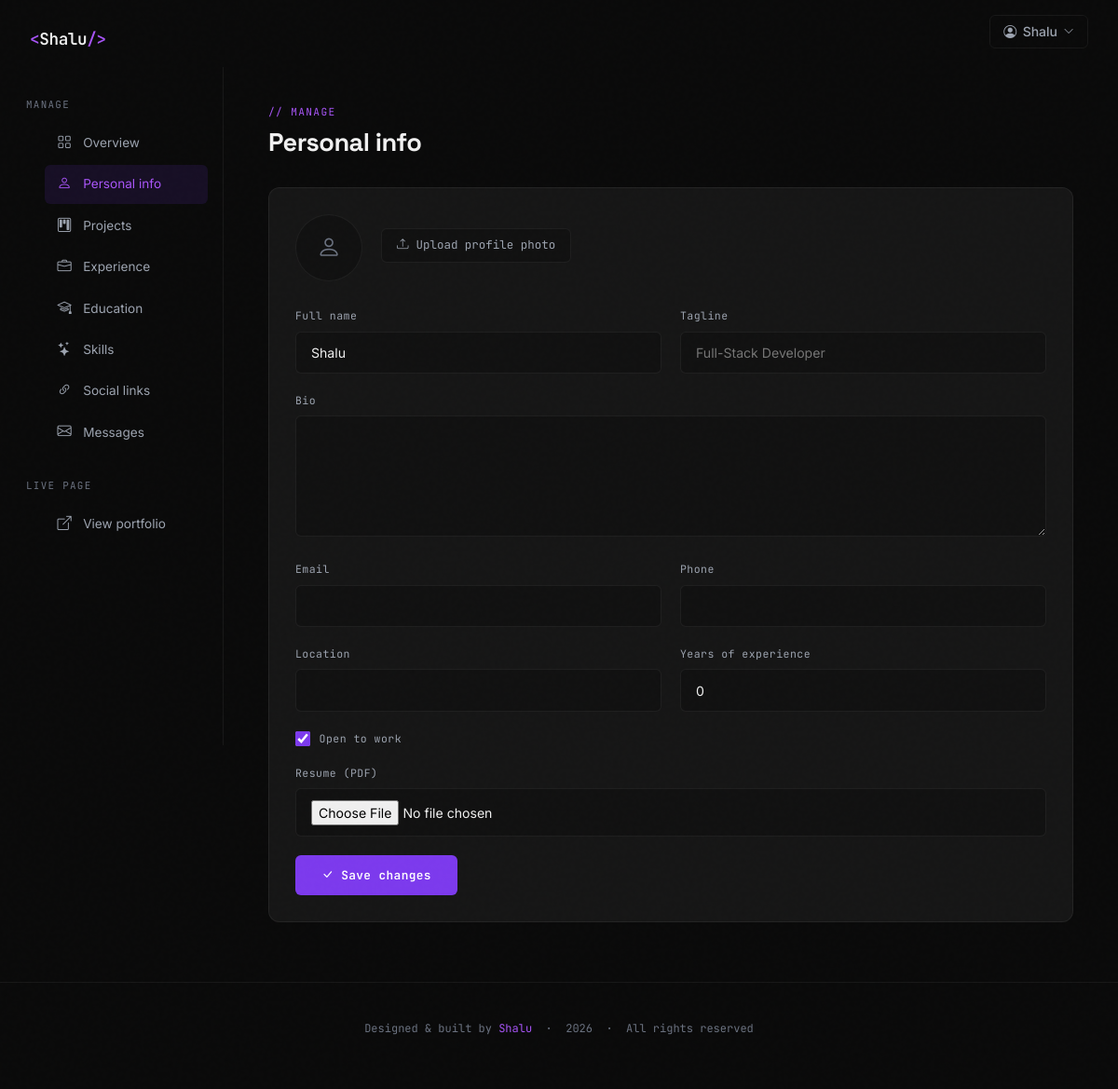
The page /dashboard/personal/ (signed in) on the database as committed earlier.
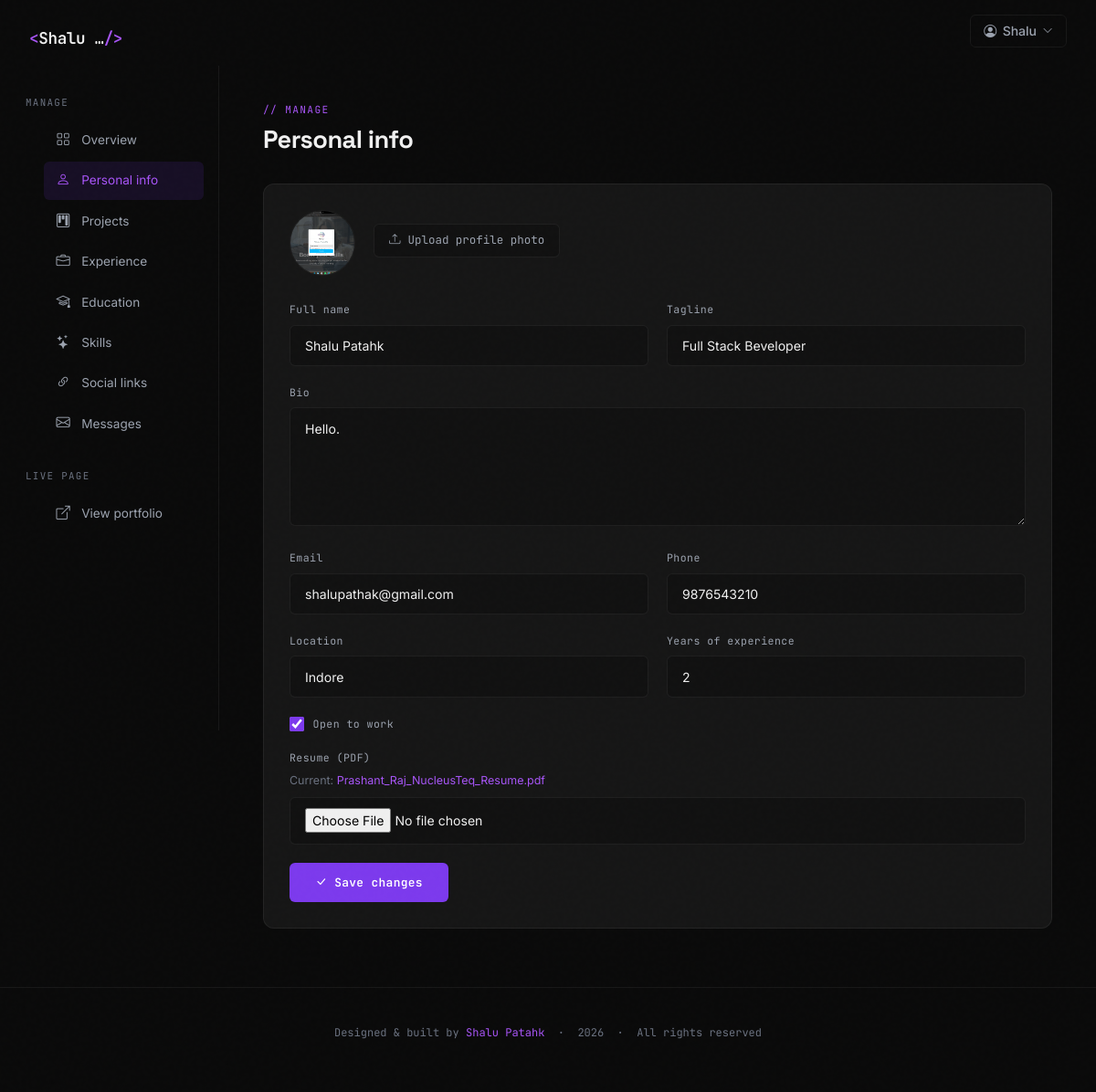
The same page on the database as committed later.
### portfolio/models.py (models this page shows, shortened)
class PersonalInfo(models.Model):
    user           = models.OneToOneField(User, on_delete=models.CASCADE, related_name='personal_info')
    full_name      = models.CharField(max_length=60)
    tagline        = models.CharField(max_length=200)
    bio            = models.TextField()
    profile_image  = models.ImageField(upload_to='portfolio/profile/', blank=True, null=True)
    resume_file    = models.FileField(upload_to='portfolio/resume/', blank=True, null=True)
    email          = models.EmailField()
    phone          = models.CharField(max_length=20, blank=True)
    location       = models.CharField(max_length=200, blank=True)
    years_experience = models.PositiveIntegerField(default=0)
    open_to_work   = models.BooleanField(default=True)
    updated_at = models.DateTimeField(auto_now=True)

### portfolio/views.py (the view)
# urls.py: path('dashboard/personal/',           views.edit_personal,       name='edit_personal'),
@login_required
def edit_personal(request):
    info, _ = PersonalInfo.objects.get_or_create(user=request.user)
    if request.method == 'POST':
        form = PersonalInfoForm(request.POST, request.FILES, instance=info)
        if form.is_valid():
            form.save()
            messages.success(request, 'Personal info updated.')
            return redirect('edit_personal')
    else:
        form = PersonalInfoForm(instance=info)
    return render(request, 'dashboard/personal.html', {'form': form, 'info': info, 'active_nav': 'personal'})

### portfolio/forms.py
class PersonalInfoForm(forms.ModelForm):
    class Meta:
        model   = PersonalInfo
        exclude = ['user', 'updated_at']
        widgets = {
            'bio':      forms.Textarea(attrs={'rows': 6}),
            'tagline':  forms.TextInput(),
            'location': forms.TextInput(),
        }

### templates/dashboard/personal.html (shortened to what this page needs)
{% extends "dashboard/base.html" %}
{% block dash_content %}
<div class="dash-header">
  <div class="dash-eyebrow">// manage</div>
  <h1 class="dash-title">Personal info</h1>
</div>
<div class="dash-card">
  <form method="POST" enctype="multipart/form-data">
    <div class="pi-avatar-row">
      {% if info.profile_image %}
        <img src="{{ info.profile_image.url }}" class="pi-avatar" alt="">
      {% else %}
        <div class="pi-avatar-placeholder"><i class="bi bi-person"></i></div>
      {% endif %}
      <div>
        <label class="pi-file-label">
          <i class="bi bi-upload"></i> Upload profile photo
        </label>
      </div>
    </div>
    <div class="dash-row-2">
      <div class="dash-field">
        <label class="dash-label" for="id_full_name">Full name</label>
        <input class="dash-input" type="text" id="id_full_name" name="full_name" value="{{ info.full_name }}" required>
      </div>
      <div class="dash-field">
        <label class="dash-label" for="id_tagline">Tagline</label>
        <input class="dash-input" type="text" id="id_tagline" name="tagline" value="{{ info.tagline }}" placeholder="Full-Stack Developer">
      </div>
    </div>
    <div class="dash-field">
      <label class="dash-label" for="id_bio">Bio</label>
      <textarea class="dash-textarea dash-input" id="id_bio" name="bio" rows="5">{{ info.bio }}</textarea>
    </div>
    <div class="dash-row-2">
      <div class="dash-field">
        <label class="dash-label" for="id_email">Email</label>
        <input class="dash-input" type="email" id="id_email" name="email" value="{{ info.email }}" required>
      </div>
      <div class="dash-field">
        <label class="dash-label" for="id_phone">Phone</label>
        <input class="dash-input" type="text" id="id_phone" name="phone" value="{{ info.phone }}">
      </div>
    </div>
    <div class="dash-row-2">
      <div class="dash-field">
        <label class="dash-label" for="id_location">Location</label>
        <input class="dash-input" type="text" id="id_location" name="location" value="{{ info.location }}">
      </div>
      <div class="dash-field">
        <label class="dash-label" for="id_years_experience">Years of experience</label>
        <input class="dash-input" type="number" min="0" id="id_years_experience" name="years_experience" value="{{ info.years_experience }}">
      </div>
    </div>
    <div class="dash-field dash-checkbox-row">
      <input type="checkbox" id="id_open_to_work" name="open_to_work" {% if info.open_to_work %}checked{% endif %}>
      <label class="dash-label" for="id_open_to_work" style="margin:0;">Open to work</label>
    </div>
    <div class="dash-field">
      <label class="dash-label" for="id_resume_file">Resume (PDF)</label>
      {% if info.resume_file %}
        <div class="pi-current-file" style="margin-bottom:.5rem;">
          Current: <a href="{{ info.resume_file.url }}" target="_blank">{{ info.resume_file.name|cut:"portfolio/resume/" }}</a>
        </div>
      {% endif %}
      <input class="dash-input" type="file" id="id_resume_file" name="resume_file" accept="application/pdf">
    </div>
    <button type="submit" class="btn-primary-custom"><i class="bi bi-check-lg"></i> Save changes</button>
  </form>
</div>
{% endblock %}

### templates/dashboard/base.html (shortened to what this page needs)
{% extends "layout.html" %}
{% block content %}
<div class="dash-wrap">
  <aside class="dash-sidebar">
    <div class="dash-sidebar-title">Manage</div>
    <ul class="dash-nav">
      <li><a href="{% url 'dashboard' %}" class="{% if active_nav == 'overview' %}active{% endif %}"><i class="bi bi-grid"></i> Overview</a></li>
      <li><a href="{% url 'edit_personal' %}" class="{% if active_nav == 'personal' %}active{% endif %}"><i class="bi bi-person"></i> Personal info</a></li>
      <li><a href="{% url 'manage_projects' %}" class="{% if active_nav == 'projects' %}active{% endif %}"><i class="bi bi-kanban"></i> Projects</a></li>
      <li><a href="{% url 'manage_experience' %}" class="{% if active_nav == 'experience' %}active{% endif %}"><i class="bi bi-briefcase"></i> Experience</a></li>
      <li><a href="{% url 'manage_education' %}" class="{% if active_nav == 'education' %}active{% endif %}"><i class="bi bi-mortarboard"></i> Education</a></li>
      <li><a href="{% url 'manage_skills' %}" class="{% if active_nav == 'skills' %}active{% endif %}"><i class="bi bi-stars"></i> Skills</a></li>
      <li><a href="{% url 'manage_social' %}" class="{% if active_nav == 'social' %}active{% endif %}"><i class="bi bi-link-45deg"></i> Social links</a></li>
      <li><a href="{% url 'view_messages' %}" class="{% if active_nav == 'messages' %}active{% endif %}"><i class="bi bi-envelope"></i> Messages</a></li>
    </ul>
    <div class="dash-sidebar-title">Live page</div>
    <ul class="dash-nav">
      <li><a href="/{{ request.user.profile.username_slug }}/" target="_blank"><i class="bi bi-box-arrow-up-right"></i> View portfolio</a></li>
    </ul>
  </aside>
  <main class="dash-main">
    {% block dash_content %}{% endblock %}
  </main>
</div>
{% endblock %}

### templates/layout.html (shortened to what this page needs)
{% load static %}
<!DOCTYPE html>
<html lang="en">
<head>
    <link href="https://cdn.jsdelivr.net/npm/bootstrap@5.3.3/dist/css/bootstrap.min.css" rel="stylesheet">
    <link rel="stylesheet" href="https://cdn.jsdelivr.net/npm/bootstrap-icons@1.11.3/font/bootstrap-icons.min.css">
    <link href="https://unpkg.com/aos@2.3.4/dist/aos.css" rel="stylesheet">
</head>
<body>
    <nav class="navbar-custom" id="navbar">
        <div class="navbar-inner">
            <a href="{% if portfolio_page %}#home{% else %}{% url 'landing' %}{% endif %}" class="nav-logo">
                {% if info and info.full_name %}
                  <span>&lt;</span>{{ info.full_name|truncatewords:1 }}<span>/&gt;</span>
                {% elif request.user.is_authenticated %}
                  <span>&lt;</span>{{ request.user.username }}<span>/&gt;</span>
                {% else %}
                  <span>&lt;</span>Dev<span>/&gt;</span>
                {% endif %}
            </a>
            <ul class="nav-links" id="navLinks">
                {% if request.user.is_authenticated %}
                <li class="nav-dropdown" id="navDropdown">
                    <button class="nav-profile-btn" id="navProfileBtn" type="button">
                        <i class="bi bi-person-circle"></i>
                        {{ request.user.username }}
                        <i class="bi bi-chevron-down"></i>
                    </button>
                </li>
                {% endif %}
            </ul>
        </div>
    </nav>
    {% block content %}{% endblock %}
    <footer class="footer-custom">
        <div class="container-custom">
            <p class="footer-text">
                {% if info %}
                    Designed &amp; built by <a href="#">{{ info.full_name }}</a> &nbsp;·&nbsp;
                {% endif %}
                <span id="year"></span> &nbsp;·&nbsp; All rights reserved
            </p>
        </div>
    </footer>
</body>
</html>

### templates/layout.html (style rules this page uses)
:root { --bg-primary: #0a0a0a; --bg-secondary: #111111; --bg-card: #161616; --bg-card-hover: #1e1e1e; --accent: #7c3aed; --accent-light: #a855f7; --accent-glow: rgba(124,58,237,0.25); --text-primary: #f0f0f0; --text-secondary:#9ca3af; --text-muted: #6b7280; --border: rgba(255,255,255,0.06); --border-accent: rgba(124,58,237,0.4); --radius-sm: 6px; --radius-md: 12px; --radius-lg: 20px; --font-display: 'Space Grotesk', sans-serif; --font-body: 'Inter', sans-serif; --font-mono: 'JetBrains Mono', monospace; }
*, *::before, *::after { box-sizing: border-box; margin: 0; padding: 0; }
html { scroll-behavior: smooth; }
body { font-family: var(--font-body); background-color: var(--bg-primary); color: var(--text-primary); overflow-x: hidden; -webkit-font-smoothing: antialiased; }
body::before { content: ''; position: fixed; inset: 0; pointer-events: none; z-index: 0; opacity: 0.4; }
.navbar-custom { position: fixed; top: 0; left: 0; right: 0; z-index: 1000; padding: 1rem 0; transition: all 0.4s ease; }
.navbar-inner { max-width: 1200px; margin: 0 auto; padding: 0 2rem; display: flex; align-items: center; justify-content: space-between; }
.nav-logo { font-family: var(--font-mono); font-size: 1.1rem; font-weight: 600; color: var(--text-primary); text-decoration: none; letter-spacing: -0.02em; }
.nav-logo span { color: var(--accent-light); }
.nav-links { display: flex; align-items: center; gap: 0.25rem; list-style: none; }
.nav-dropdown { position: relative; list-style: none; }
.nav-profile-btn { display: flex; align-items: center; gap: 0.4rem; font-family: var(--font-body); font-size: 0.875rem; font-weight: 500; color: var(--text-secondary); background: transparent; border: 1px solid var(--border); border-radius: var(--radius-sm); padding: 0.4rem 0.9rem; cursor: pointer; transition: border-color 0.2s, color 0.2s; }
.nav-profile-btn i.bi-chevron-down { font-size: 0.7rem; transition: transform 0.2s; }
.container-custom { max-width: 1200px; margin: 0 auto; padding: 0 2rem; }
.btn-primary-custom { display: inline-flex; align-items: center; gap: 0.5rem; font-family: var(--font-mono); font-size: 0.8rem; font-weight: 600; color: #fff; background: var(--accent); border: none; border-radius: var(--radius-sm); padding: 0.75rem 1.75rem; text-decoration: none; transition: background 0.2s, transform 0.2s, box-shadow 0.2s; letter-spacing: 0.03em; }
.footer-custom { border-top: 1px solid var(--border); padding: 2.5rem 0; position: relative; z-index: 1; }
.footer-text { font-family: var(--font-mono); font-size: 0.75rem; color: var(--text-muted); text-align: center; }
.footer-text a { color: var(--accent-light); text-decoration: none; }

### templates/dashboard/personal.html (style rules this page uses)
.pi-avatar-row { display:flex;align-items:center;gap:1.25rem;margin-bottom:1.75rem; }
.pi-avatar { width:72px;height:72px;border-radius:50%;object-fit:cover;border:1px solid var(--border);background:var(--bg-secondary); }
.pi-file-label { display:inline-flex;align-items:center;gap:.5rem;font-family:var(--font-mono);font-size:.78rem;color:var(--text-secondary);background:var(--bg-secondary);border:1px solid var(--border);border-radius:var(--radius-sm);padding:.5rem 1rem;cursor:pointer;transition:border-color .2s; }
.pi-current-file { font-size:.78rem;color:var(--text-muted);margin-top:.4rem; }
.pi-current-file a { color:var(--accent-light);text-decoration:none; }

Rows that differ between the two databases and show on the page:
changed PersonalInfo: full_name "Shalu" → "Shalu …"; profile_image: picture added; full_name "Shalu" → "Shalu Patahk"; tagline (not shown) → "Full Stack Beveloper"; bio (not shown) → "Hello."; email (not shown) → "shalupathak@gmail.com"; phone (not shown) → "9876543210"; location (not shown) → "Indore"; years_experience "0" → "2"; resume_file.name (not shown) → "Prashant_Raj_NucleusTeq_Resume.pdf"
Other text that changed with them:
text now shown: "Current:"
